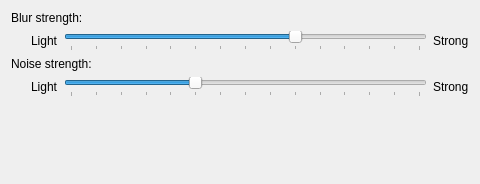
<?xml version="1.0" encoding="UTF-8"?>
<ui version="4.0">
 <class>BlurEffectConfig</class>
 <widget class="QWidget" name="BlurEffectConfig">
  <property name="geometry">
   <rect>
    <x>0</x>
    <y>0</y>
    <width>480</width>
    <height>184</height>
   </rect>
  </property>
  <layout class="QVBoxLayout" name="verticalLayout">
   <item>
    <widget class="QLabel" name="labelConstantBlurDescription">
     <property name="text">
      <string>Blur strength:</string>
     </property>
    </widget>
   </item>
   <item>
    <layout class="QHBoxLayout" name="horizontalLayout">
     <item>
      <spacer name="horizontalSpacer">
       <property name="orientation">
        <enum>Qt::Horizontal</enum>
       </property>
       <property name="sizeType">
        <enum>QSizePolicy::Fixed</enum>
       </property>
       <property name="sizeHint" stdset="0">
        <size>
         <width>20</width>
         <height>20</height>
        </size>
       </property>
      </spacer>
     </item>
     <item>
      <widget class="QLabel" name="labelConstantBlurLight">
       <property name="text">
        <string>Light</string>
       </property>
      </widget>
     </item>
     <item>
      <widget class="QSlider" name="kcfg_BlurStrength">
       <property name="minimum">
        <number>1</number>
       </property>
       <property name="maximum">
        <number>15</number>
       </property>
       <property name="singleStep">
        <number>1</number>
       </property>
       <property name="pageStep">
        <number>1</number>
       </property>
       <property name="value">
        <number>10</number>
       </property>
       <property name="orientation">
        <enum>Qt::Horizontal</enum>
       </property>
       <property name="tickPosition">
        <enum>QSlider::TicksBelow</enum>
       </property>
      </widget>
     </item>
     <item>
      <widget class="QLabel" name="labelConstantBlurStrong">
       <property name="text">
        <string>Strong</string>
       </property>
      </widget>
     </item>
    </layout>
   </item>
   <item>
    <widget class="QLabel" name="labelConstantNoiseDescription">
     <property name="text">
      <string>Noise strength:</string>
     </property>
    </widget>
   </item>
   <item>
    <layout class="QHBoxLayout" name="horizontalLayout_2">
     <item>
      <spacer name="horizontalSpacer_2">
       <property name="orientation">
        <enum>Qt::Horizontal</enum>
       </property>
       <property name="sizeType">
        <enum>QSizePolicy::Fixed</enum>
       </property>
       <property name="sizeHint" stdset="0">
        <size>
         <width>20</width>
         <height>20</height>
        </size>
       </property>
      </spacer>
     </item>
     <item>
      <widget class="QLabel" name="labelConstantNoiseLight">
       <property name="text">
        <string>Light</string>
       </property>
      </widget>
     </item>
     <item>
      <widget class="QSlider" name="kcfg_NoiseStrength">
       <property name="maximum">
        <number>14</number>
       </property>
       <property name="pageStep">
        <number>5</number>
       </property>
       <property name="value">
        <number>5</number>
       </property>
       <property name="orientation">
        <enum>Qt::Horizontal</enum>
       </property>
       <property name="tickPosition">
        <enum>QSlider::TicksBelow</enum>
       </property>
       <property name="tickInterval">
        <number>1</number>
       </property>
      </widget>
     </item>
     <item>
      <widget class="QLabel" name="labelConstantNoiseStrong">
       <property name="text">
        <string>Strong</string>
       </property>
      </widget>
     </item>
    </layout>
   </item>
   <item>
    <spacer name="verticalSpacer">
     <property name="orientation">
      <enum>Qt::Vertical</enum>
     </property>
     <property name="sizeHint" stdset="0">
      <size>
       <width>0</width>
       <height>0</height>
      </size>
     </property>
    </spacer>
   </item>
  </layout>
 </widget>
 <resources/>
 <connections/>
</ui>
